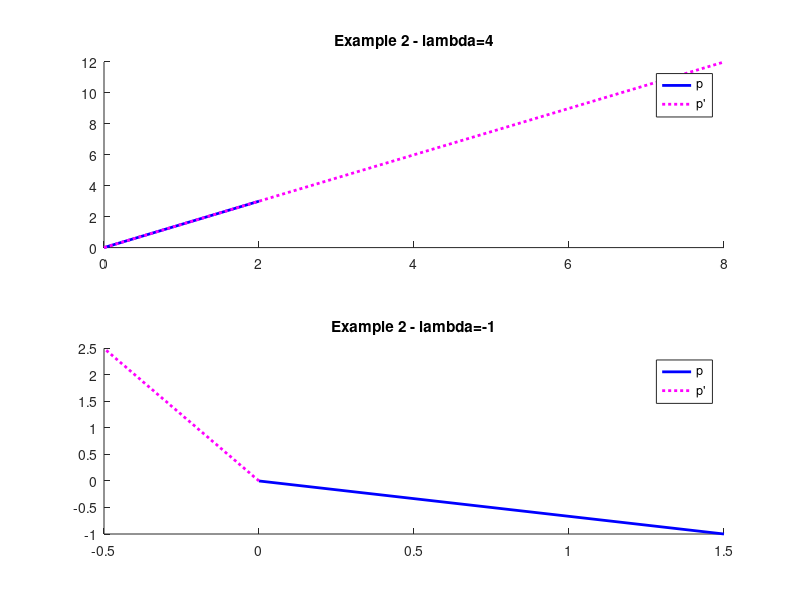

Write the MATLAB code that produced this figure.
%%
% ME3001 - 001 - Tennessee Technological University - Fall 2016 - Fall 2017
% Tristan Hill - 10/03/2016 - 09/28/2017
% Eigenvectors and Eigenvalues - Demo Code - Otto ch 6.5
%%
clear variables;close all;clc


%% a very basic example (on the axis)
% Otto page 204

% A=[3 0
%    0 2];
% 
% x=0;
% y=3;
% 
% p=[x; y]
% 
% p_prime=A*p
% 
% % show in a figure
% figure(1);
% hold on
% h=plot([0 p(1)],[0 p(2)],'-','LineWidth',2,'Color',[112, 217, 169]/255 );
% plot([0 p_prime(1)],[0 p_prime(2)],'m:','LineWidth',2)
% legend('p','p''')
% title('Example 1')

%% a more complex example (pg205)
%Otto page 204

A=[1 2
   3 2];

lam1=-1;
lam2=4;

% lam1, -1
x=1.5;
y=-1;

p=[x; y]

p_prime=A*p

% show in a figure
figure(2);
subplot(2,1,2);hold on
ph=plot([0 p(1)],[0 p(2)],'b-','LineWidth',2)
plot([0 p_prime(1)],[0 p_prime(2)],'m:','LineWidth',2)
legend('p','p''')
title('Example 2 - lambda=-1')
% % 
% lam2, 4
x=2;
y=3;

p=[x; y]

p_prime=A*p

% show in a figure

subplot(2,1,1);hold on
ph=plot([0 p(1)],[0 p(2)],'b-','LineWidth',2)
plot([0 p_prime(1)],[0 p_prime(2)],'m:','LineWidth',2)
legend('p','p''')
title('Example 2 - lambda=4')
% % 
% % 
% % 
% % %% a twist on example 2 (scaled)
% % %Otto page 204
% % 
% % A=[1 2
% %    3 2];
% % 
% % lam1=4;
% % lam2=-1;
% % % lam1, -1
% % x=1;
% % y=-1;
% % 
% % p=[x; y]
% % 
% % p_prime=A*p
% % 
% % % show in a figure
% % figure(3);
% % subplot(2,1,2);hold on
% % plot([0 p(1)],[0 p(2)],'b-')
% % plot([0 p_prime(1)],[0 p_prime(2)],'g:')
% % legend('p','p''')
% % title('Example 2 (mod)- lambda=-1')
% % 
% % % lam2, 4
% % x=2;
% % y=3;
% % 
% % p=[x; y]/sqrt(x^2+y^2)
% % 
% % 
% % p_prime=A*p
% % 
% % % show in a figure
% % 
% % subplot(2,1,1);hold on
% % plot([0 p(1)],[0 p(2)],'b-')
% % plot([0 p_prime(1)],[0 p_prime(2)],'g:')
% % legend('p','p''')
% % title('Example 2 (mod)- lambda=4')
% % 
% 
% %% automate example 2 
% %Otto page 204
% 
% A=[1 2
%    3 2];
% 
% [V,D]=eig(A)
% 
% % lam1, 4
% lam1=D(1,1);
% lam2=D(2,2);
% 
% x=V(1,2)
% y=V(2,2)
% 
% p=[x; y]*-1
% 
% p_prime=A*p
% 
% % show in a figure
% figure(4);
% subplot(2,1,1);hold on
% plot([0 p(1)],[0 p(2)],'b-','LineWidth',2);
% plot([0 p_prime(1)],[0 p_prime(2)],'m:','LineWidth',2)
% legend('p','p''');
% title('Example 2 (mod)- lambda=4')
% 
% % lam1, -1
% x=V(1,1)
% y=V(2,1)
% 
% p=[x; y]*-1
% 
% p_prime=A*p
% 
% % show in a figure
% subplot(2,1,2);hold on
% plot([0 p(1)],[0 p(2)],'b-','LineWidth',2);
% plot([0 p_prime(1)],[0 p_prime(2)],'m:','LineWidth',2)
% legend('p','p''');
% title('Example 2 (mod)- lambda=-1')
% 
% %% automate example 2 
% %Otto page 204
% 
% A=[1 2
%    3 2];
% 
% [V,D]=eig(A)
% 
% % lam1, 4
% lam1=D(1,1);
% lam2=D(2,2);
% 
% x=V(1,2)
% y=V(2,2)
% 
% p=[x; y]*-1
% 
% p_prime=A*p
% 
% % show in a figure
% figure(5);
% subplot(2,1,1);hold on
% plot([0 p(1)],[0 p(2)],'-','LineWidth',2,'Color',[112, 217, 169]/255 );
% plot([0 p_prime(1)],[0 p_prime(2)],'m:','LineWidth',2)
% legend('p','p''')
% title('Example 2 (mod)- lambda=4')
% 
% % lam1, -1
% x=V(1,1)
% y=V(2,1)
% 
% p=[x; y]*-1
% 
% p_prime=A*p
% 
% % show in a figure
% subplot(2,1,2);hold on
% plot([0 p(1)],[0 p(2)],'b-','LineWidth',2);
% plot([0 p_prime(1)],[0 p_prime(2)],'k','LineWidth',2)
% legend('p','p''')
% title('Example 2 (mod)- lambda=-1')
% 
% 
% 
